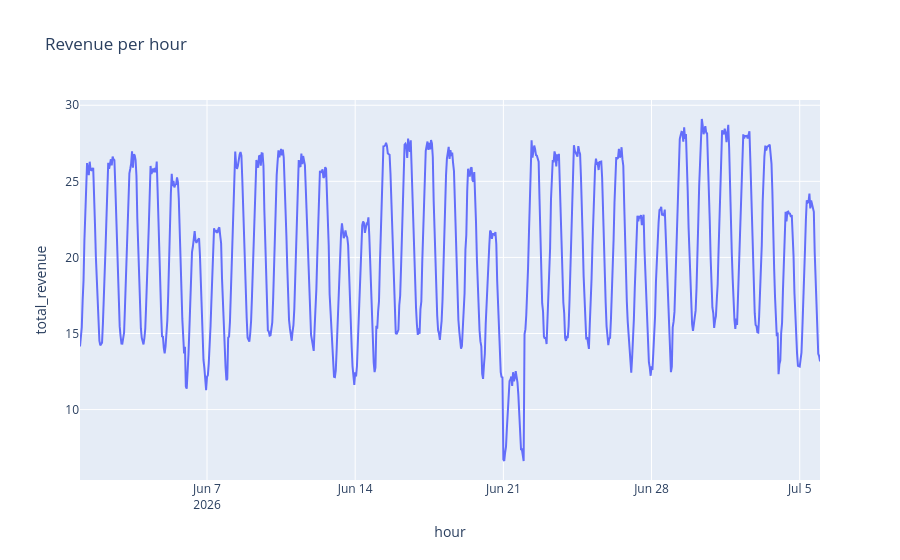

Notebook code for this chart:
### Code cell
px.line(df, x="hour", y="total_revenue", title="Revenue per hour")

### Figure 1 — Plotly figure (JSON) as saved in the notebook; plotly's stock layout.template omitted (floating-point values rounded to 4 significant figures; data arrays with more than 128 entries replaced by an {"elided": "..."} marker saying what was removed)
{"data": [{"hovertemplate": "hour=%{x}<br>total_revenue=%{y}<extra></extra>", "legendgroup": "", "line": {"color": "#636efa", "dash": "solid"}, "marker": {"symbol": "circle"}, "mode": "lines", "name": "", "orientation": "v", "showlegend": false, "type": "scatter", "x": {"elided": "840 str values"}, "xaxis": "x", "y": {"elided": "840 float values"}, "yaxis": "y"}], "layout": {"legend": {"tracegroupgap": 0}, "title": {"text": "Revenue per hour"}, "xaxis": {"anchor": "y", "domain": [0.0, 1.0], "title": {"text": "hour"}}, "yaxis": {"anchor": "x", "domain": [0.0, 1.0], "title": {"text": "total_revenue"}}}}
